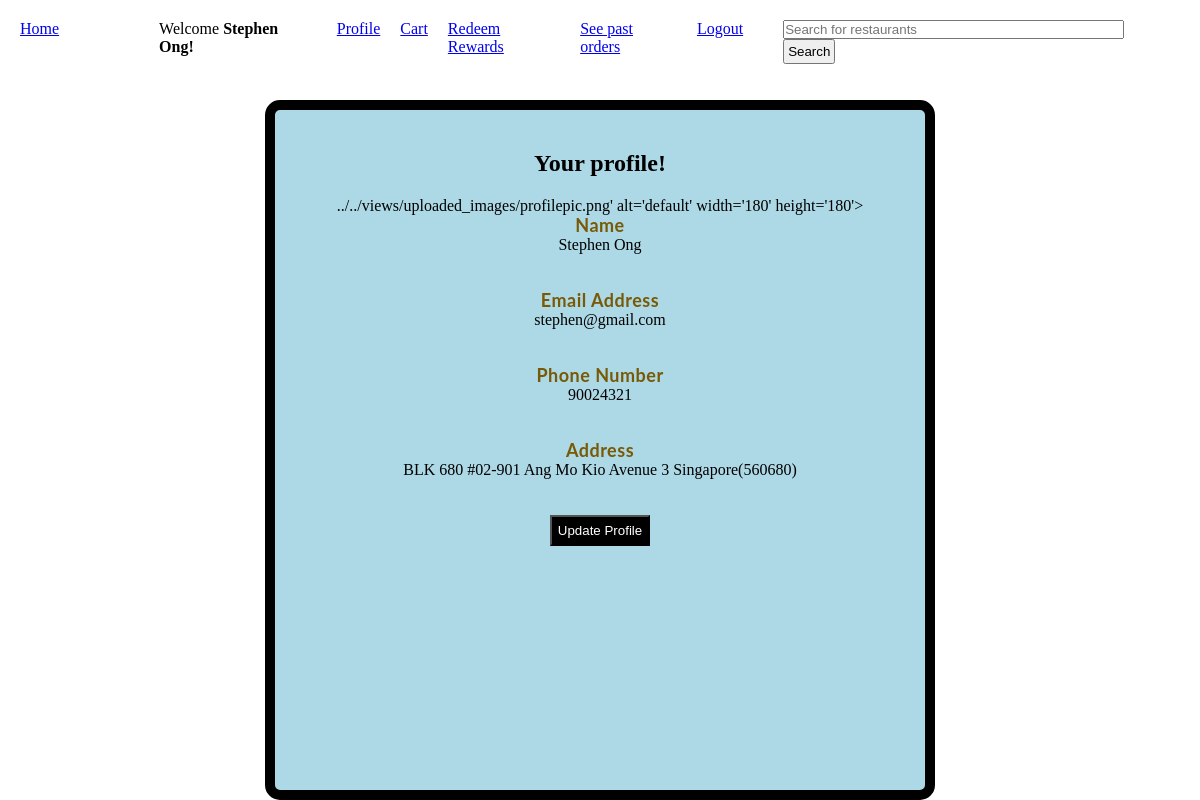
/views/customer/profile.php (signed in), run on the app's committed database.
### tables this page shows
CREATE TABLE IF NOT EXISTS `customers` (
  `user_id` int(11) NOT NULL,
  `mobileNumber` int(11) NOT NULL,
  `address` text NOT NULL,
  `reward_points` int(11) DEFAULT '0',
  PRIMARY KEY (`user_id`)
);

CREATE TABLE IF NOT EXISTS `users` (
  `id` int(11) NOT NULL AUTO_INCREMENT,
  `name` varchar(128) NOT NULL,
  `email` varchar(128) NOT NULL,
  `password` varchar(256) NOT NULL,
  `role` varchar(20) NOT NULL,
  PRIMARY KEY (`id`)
);

### controllers/customerController.php (called while the page is built, shortened)
<?php
    require_once __DIR__."/../connection.php";
    function getCustomerRecord($id){
        global $conn;
        $query = mysqli_query($conn,"SELECT * from customers c inner join users u on c.user_id=u.id where user_id=$id");
        $result = mysqli_fetch_assoc($query);
        return $result;
    }
?>

### views/customer/profile.php (the view, shortened to what this page needs)
<!DOCTYPE html>
<html lang="en">
<head>
    <link rel="stylesheet" href="/delivery/views/css/CustomerProfile.css">
    <?php
    include '../header.php';
    include '../../controllers/customerController.php';
    ?>
</head>
<body>
    <?php
        $user = $_SESSION["loggedInUser"];
        $customer = getCustomerRecord($user["id"]);
    ?>
    <div id="Contact">
                <div id="Zoom"><h2>Your profile!</h2></div>
                <div id = "profilePicture">
                <?php
                    if(!empty($user["profilepic"]))
                    {
                        ?>
                        <img src="../../views/uploaded_images/<?php echo $user["profilepic"] ?>" width='180' height='180' alt="<?php echo $user['profilepic'] ?>">
                        <?php
                    }
                    else
                    {
                        echo "../../views/uploaded_images/profilepic.png' alt='default' width='180' height='180'>";
                    }
                ?>
                <div id="middle">
                <div>
                    <label>Name</label>
                    <div><?=$user["name"];?></div><br>
                </div>
                <br>
                <div>
                    <label>Email Address</label>
                    <div><?=$user["email"];?></div><br>
                </div>
                <br>
                <div>
                    <label for="">Phone Number</label>
                    <div><?=$customer["mobileNumber"];?></div><br>
                </div>
                <br>
                <div>
                    <label>Address</label>
                   <div><?=$customer["address"];?></div><br>
                </div>
                <br>
                <div class="updateProfile">
                <a href="updateProfile.php"><button>Update Profile</button></a>
               </div>
               </div>
</div>
</body>
</html>

### views/css/CustomerProfile.css (style rules this page uses)
#Contact { border:10px solid black; border-radius:15px; width:570px; height:600px; margin:0 auto; text-align:center; padding:40px; margin-top:40px; background-color:lightblue; }
#Contact label { margin:0 auto; letter-spacing:.5px; padding-bottom:28px; font-size:18px; color:#785A06; font-family:Lato; font-weight:bold; text-decoration:none; line-height:20px; }
button { padding:6px; background-color:black; color:white; text-align:center; }

### views/css/styles.css (style rules this page uses)
* { padding: 0; margin: 0; }
h1,h2,h3,h4 { margin-bottom: 20px; }

### data on the page
customers: user_id.name "Stephen Ong", user_id.email "stephen@gmail.com", mobileNumber "90024321", address "BLK 680 #02-901 Ang Mo Kio Avenue 3 Singapore(560680)"

### other printed values
$name "Stephen Ong"
